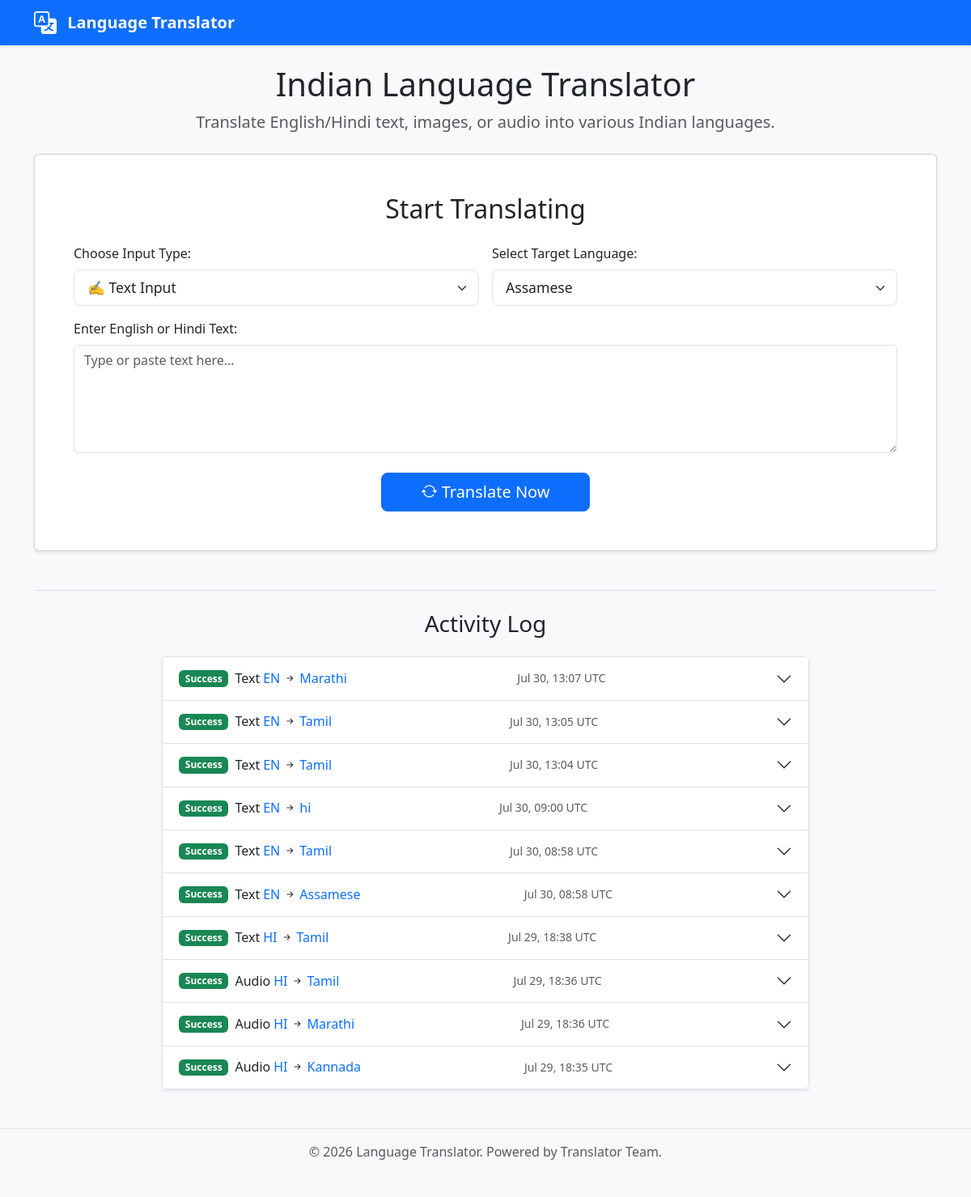
Before: / with the older database file.
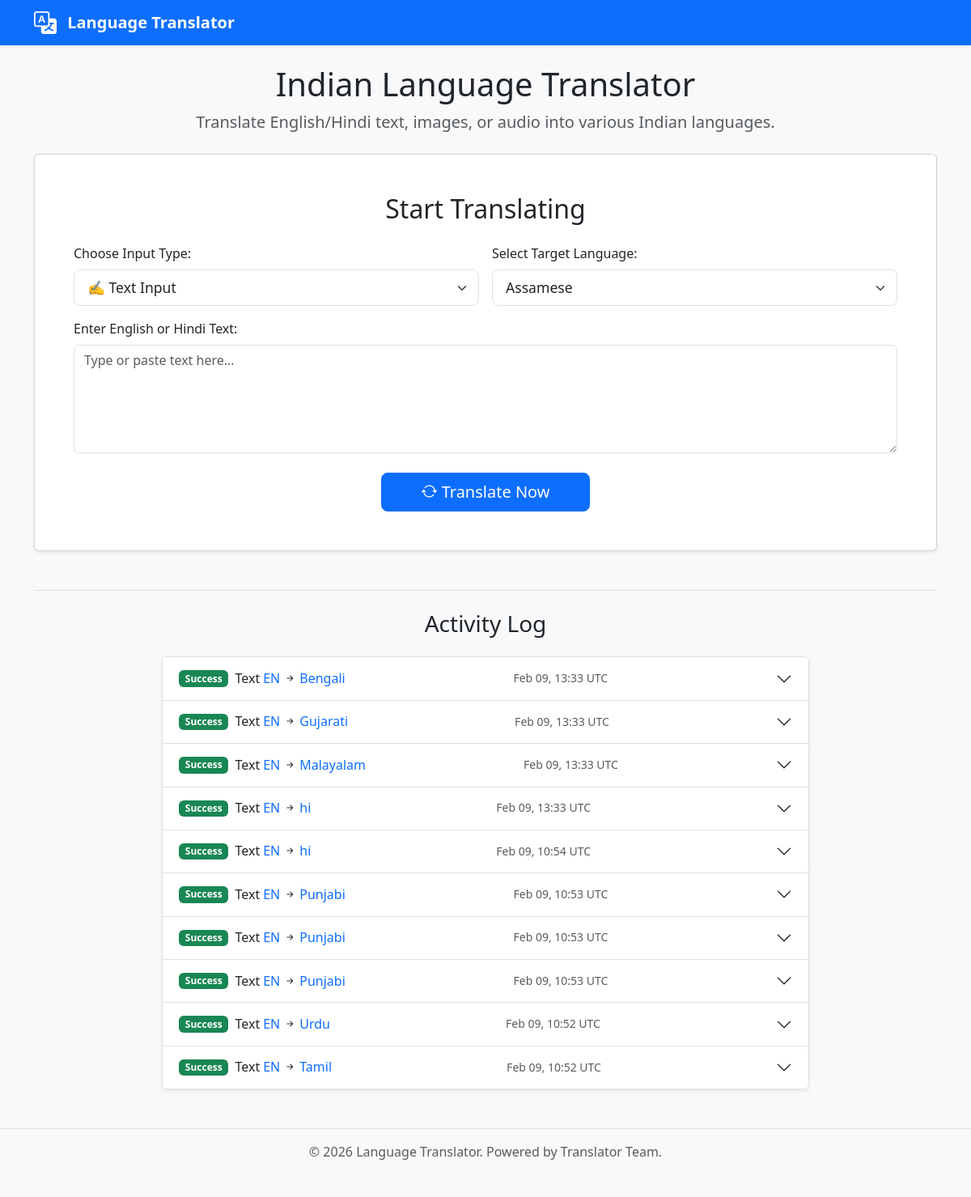
After: the same page with the newer database file.
### models.py (models this page shows, shortened)
class TranslationLog(db.Model):
    id = db.Column(db.Integer, primary_key=True)
    timestamp = db.Column(db.DateTime, default=datetime.utcnow)
    input_type = db.Column(db.String(20), nullable=False) # 'text', 'ocr', 'audio'
    source_language = db.Column(db.String(10), nullable=False) # e.g., 'en', 'hi'
    target_language = db.Column(db.String(10), nullable=False) # e.g., 'mr', 'ta', 'bn'
    original_text = db.Column(db.Text, nullable=True)
    translated_text = db.Column(db.Text, nullable=True)
    error_message = db.Column(db.Text, nullable=True) # Store errors if any

### app.py (the view, shortened to what this page needs)
@app.route('/', methods=['GET', 'POST'])
def index_route():
    translation_result = None
    original_text = request.form.get('text_input', '') if request.method == 'POST' else ''
    detected_lang_nllb = "" # Will store NLLB code of detected source lang
    error = None
    default_target_friendly_name = list(utils.SUPPORTED_LANGUAGES.keys())[0]
    selected_target_friendly_name = request.form.get('target_language', default_target_friendly_name)
    main_result_tts_supported = False
    main_result_tts_code = 'en'
    recent_logs = TranslationLog.query.order_by(TranslationLog.timestamp.desc()).limit(10).all()
    selected_nllb_for_main_result = utils.SUPPORTED_LANGUAGES.get(selected_target_friendly_name)
    if selected_nllb_for_main_result:
        tts_code_for_main = MASTER_TTS_CONFIG.get(selected_nllb_for_main_result)
        if tts_code_for_main:
            main_result_tts_supported = True
            main_result_tts_code = tts_code_for_main
    detected_lang_display = "N/A"
    if detected_lang_nllb:
        detected_lang_display = NLLB_TO_FRIENDLY_NAME.get(detected_lang_nllb, detected_lang_nllb)
    return render_template(
        'index.html',
        utils_supported_languages=utils.SUPPORTED_LANGUAGES,
        selected_target_lang=selected_target_friendly_name,
        original_text=original_text,
        translation_result=translation_result,
        detected_lang=detected_lang_display,
        error=error,
        main_result_tts_supported=main_result_tts_supported,
        main_result_tts_code=main_result_tts_code,
        recent_logs=recent_logs,
        MASTER_TTS_CONFIG=MASTER_TTS_CONFIG,
        NLLB_TO_FRIENDLY_NAME=NLLB_TO_FRIENDLY_NAME,
        current_year=datetime.now().year,
    )

### templates/index.html (shortened to what the changed rows need)
<!DOCTYPE html>
<html lang="en">
<head>
    <link href="https://cdn.jsdelivr.net/npm/bootstrap@5.3.2/dist/css/bootstrap.min.css" rel="stylesheet">
    <link rel="stylesheet" href="https://cdn.jsdelivr.net/npm/bootstrap-icons@1.11.1/font/bootstrap-icons.css">
    <link rel="stylesheet" href="{{ url_for('static', filename='style.css') }}">
</head>
<body>
    <div class="container mt-4 mb-5">
        <div class="text-center mb-4">
            <h1>Indian Language Translator</h1>
        </div>
        <div class="card shadow-sm mb-4">
            <div class="card-body p-lg-5 p-4">
                <h2 class="card-title text-center mb-4">Start Translating</h2>
            </div>
        </div>
        <div class="mt-5 pt-4 border-top">
            {% if recent_logs %}
                <div class="accordion shadow-sm mx-auto activity-log-container" id="activityLogAccordion">
                    {% for log_item in recent_logs %}
                    <div class="accordion-item">
                        <h2 class="accordion-header" id="heading{{ loop.index }}">
                            <button class="accordion-button collapsed" type="button" data-bs-toggle="collapse" data-bs-target="#collapse{{ loop.index }}" aria-expanded="false" aria-controls="collapse{{ loop.index }}">
                                <span class="badge {{ 'bg-success' if log_item.translated_text else 'bg-danger' }} me-2">{{ 'Success' if log_item.translated_text else 'Failed' }}</span>
                                <span class="fw-normal me-1">{{ log_item.input_type|title }}</span>
                                <span class="text-primary">{{ NLLB_TO_FRIENDLY_NAME.get(log_item.source_language, log_item.source_language)|upper }}</span>
                                <i class="bi bi-arrow-right-short mx-1"></i>
                                <span class="text-primary">{{ NLLB_TO_FRIENDLY_NAME.get(log_item.target_language, log_item.target_language) }}</span>
                                <span class="ms-auto text-muted small">{{ log_item.timestamp_ist.strftime('%b %d, %H:%M') if log_item.timestamp_ist else (log_item.timestamp.strftime('%b %d, %H:%M UTC') if log_item.timestamp else '') }}</span>
                            </button>
                        </h2>
                    </div>
                    {% endfor %}
                </div>
            {% else %}
                <p class="text-center text-muted">No recent translation activity logged.</p>
            {% endif %}
        </div>
    </div>
</body>
</html>

Changed rows visible on the page:
no longer on this page (row unchanged): TranslationLog: translated_text "Success", input_type "Text", get "EN", get "Marathi", timestamp_ist "Jul 30, 13:07 UTC"
no longer on this page (row unchanged): TranslationLog: translated_text "Success", input_type "Text", get "EN", get "Tamil", timestamp_ist "Jul 30, 13:05 UTC"
no longer on this page (row unchanged): TranslationLog: translated_text "Success", input_type "Text", get "EN", get "Tamil", timestamp_ist "Jul 30, 13:04 UTC"
no longer on this page (row unchanged): TranslationLog: translated_text "Success", input_type "Text", get "EN", get "hi", timestamp_ist "Jul 30, 09:00 UTC"
no longer on this page (row unchanged): TranslationLog: translated_text "Success", input_type "Text", get "EN", get "Tamil", timestamp_ist "Jul 30, 08:58 UTC"
no longer on this page (row unchanged): TranslationLog: translated_text "Success", input_type "Text", get "EN", get "Assamese", timestamp_ist "Jul 30, 08:58 UTC"
no longer on this page (row unchanged): TranslationLog: translated_text "Success", input_type "Text", get "HI", get "Tamil", timestamp_ist "Jul 29, 18:38 UTC"
no longer on this page (row unchanged): TranslationLog: translated_text "Success", input_type "Audio", get "HI", get "Tamil", timestamp_ist "Jul 29, 18:36 UTC"
no longer on this page (row unchanged): TranslationLog: translated_text "Success", input_type "Audio", get "HI", get "Marathi", timestamp_ist "Jul 29, 18:36 UTC"
no longer on this page (row unchanged): TranslationLog: translated_text "Success", input_type "Audio", get "HI", get "Kannada", timestamp_ist "Jul 29, 18:35 UTC"
added TranslationLog: translated_text "Success", input_type "Text", get "EN", get "Bengali", timestamp_ist "Feb 09, 13:33 UTC"
added TranslationLog: translated_text "Success", input_type "Text", get "EN", get "Gujarati", timestamp_ist "Feb 09, 13:33 UTC"
added TranslationLog: translated_text "Success", input_type "Text", get "EN", get "Malayalam", timestamp_ist "Feb 09, 13:33 UTC"
added TranslationLog: translated_text "Success", input_type "Text", get "EN", get "hi", timestamp_ist "Feb 09, 13:33 UTC"
added TranslationLog: translated_text "Success", input_type "Text", get "EN", get "hi", timestamp_ist "Feb 09, 10:54 UTC"
added TranslationLog: translated_text "Success", input_type "Text", get "EN", get "Punjabi", timestamp_ist "Feb 09, 10:53 UTC"
added TranslationLog: translated_text "Success", input_type "Text", get "EN", get "Punjabi", timestamp_ist "Feb 09, 10:53 UTC"
added TranslationLog: translated_text "Success", input_type "Text", get "EN", get "Punjabi", timestamp_ist "Feb 09, 10:53 UTC"
added TranslationLog: translated_text "Success", input_type "Text", get "EN", get "Urdu", timestamp_ist "Feb 09, 10:52 UTC"
added TranslationLog: translated_text "Success", input_type "Text", get "EN", get "Tamil", timestamp_ist "Feb 09, 10:52 UTC"
